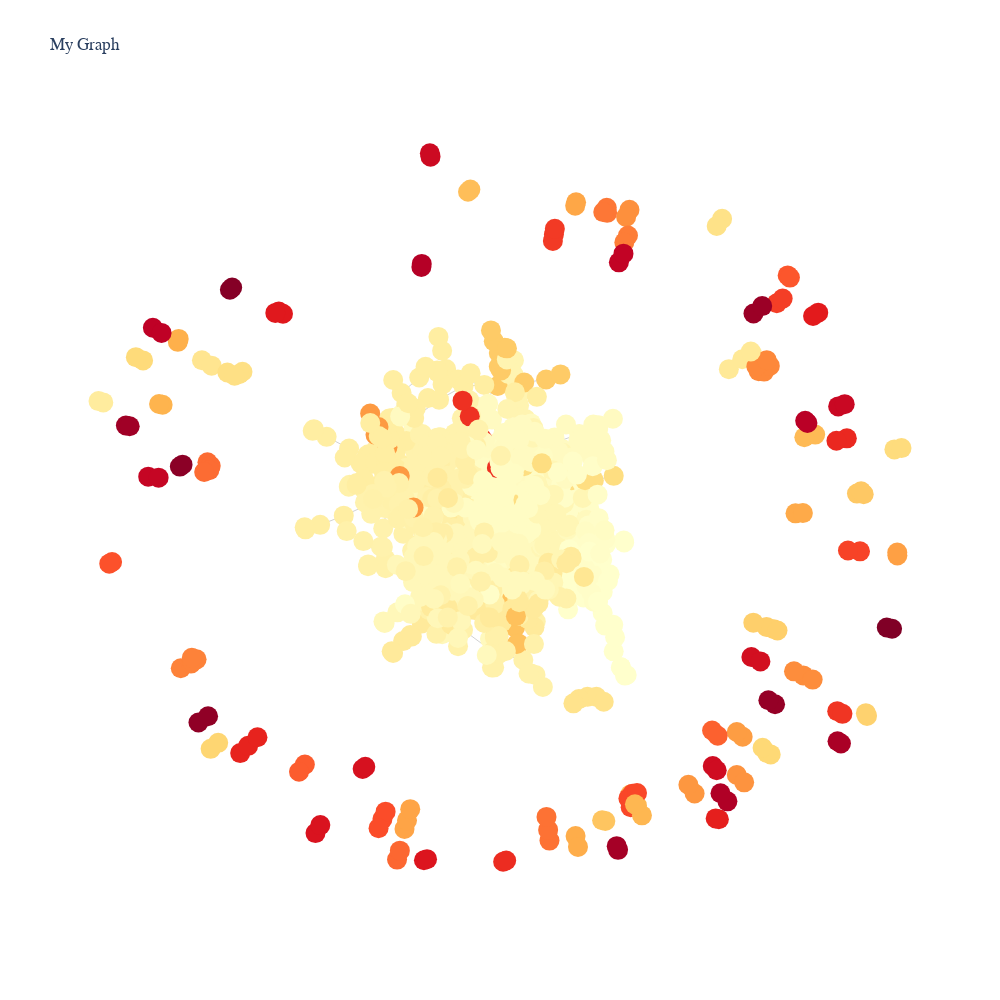

The code cell stored with this chart in its notebook:
### Code cell
fig = tm.make_iplot_fig(G, sp, values_lou, 'YlOrRd', 20, None, figsize_i)
init_notebook_mode(connected=True)
iplot(fig)

### Figure 1 — Plotly figure (JSON) as saved in the notebook; plotly's stock layout.template omitted (floating-point values rounded to 4 significant figures; data arrays with more than 128 entries replaced by an {"elided": "..."} marker saying what was removed)
{"data": [{"hoverinfo": "none", "line": {"color": "rgb(25,25,25)", "width": 0.2}, "mode": "lines", "type": "scatter", "x": {"elided": "15000 float values"}, "y": {"elided": "15000 float values"}}, {"hoverinfo": "text", "marker": {"color": {"elided": "1765 int values"}, "colorscale": [[0, "rgb(255,255,204)"], [0.125, "rgb(255,237,160)"], [0.25, "rgb(254,217,118)"], [0.375, "rgb(254,178,76)"], [0.5, "rgb(253,141,60)"], [0.625, "rgb(252,78,42)"], [0.75, "rgb(227,26,28)"], [0.875, "rgb(189,0,38)"], [1, "rgb(128,0,38)"]], "size": 20}, "mode": "markers", "text": {"elided": "1765 str values"}, "type": "scatter", "x": {"elided": "1765 float values"}, "y": {"elided": "1765 float values"}}], "layout": {"autosize": false, "font": {"family": "Balto"}, "height": 1000, "hovermode": "closest", "margin": {"b": 85, "l": 40, "pad": 0, "r": 40, "t": 100}, "plot_bgcolor": "#ffffff", "showlegend": false, "title": {"text": "My Graph"}, "width": 1000, "xaxis": {"showgrid": false, "showline": false, "showticklabels": false, "title": {"text": ""}, "zeroline": false}, "yaxis": {"showgrid": false, "showline": false, "showticklabels": false, "title": {"text": ""}, "zeroline": false}}}
